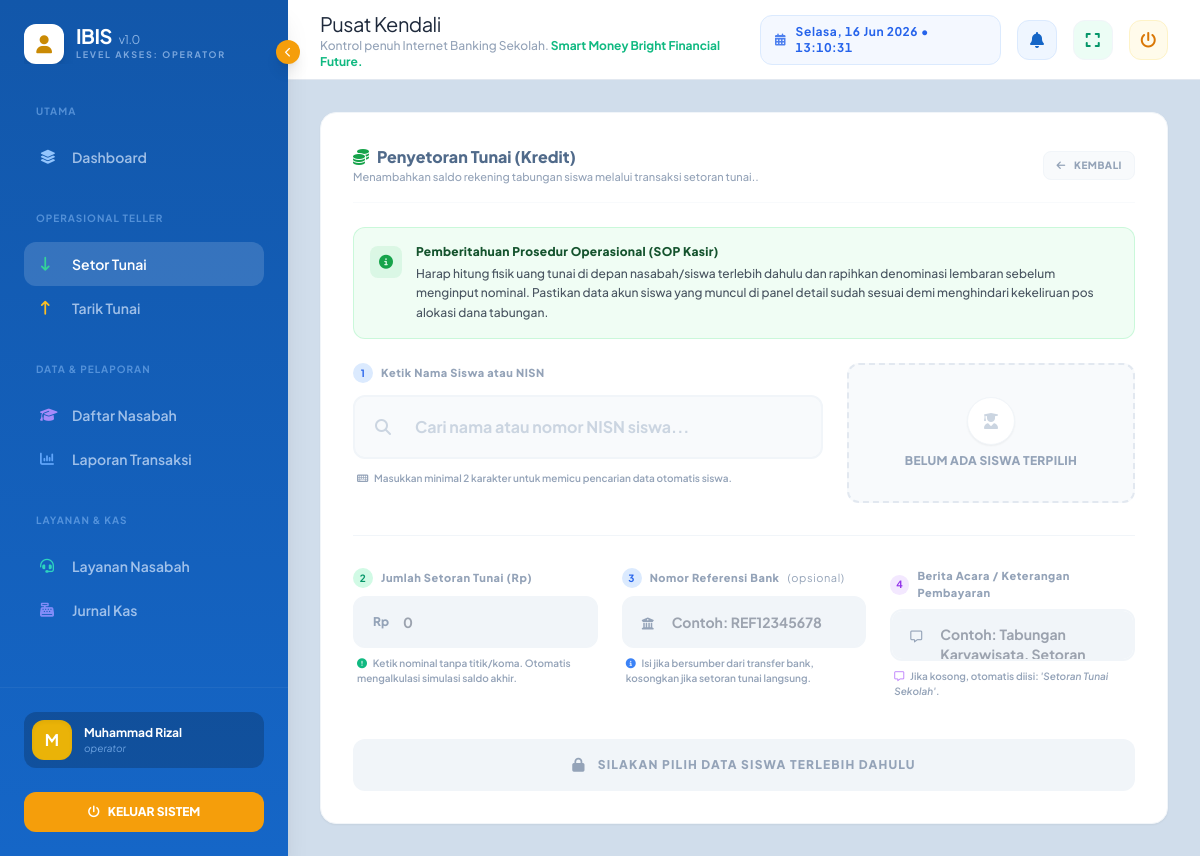
/main.php?page=setor-tunai (signed in), run on the app's committed database.
### tables this page shows
CREATE TABLE `tbl_pengaturan` (
  `id_pengaturan` int NOT NULL AUTO_INCREMENT,
  `nama_aplikasi` varchar(100) NOT NULL DEFAULT 'IBIS',
  `subjudul` varchar(150) DEFAULT 'Internet Banking Sekolah',
  `tagline_1` varchar(150) DEFAULT 'Cerdas Finansial,',
  `tagline_2` varchar(150) DEFAULT 'Hebat di Masa Depan.',
  `versi_aplikasi` varchar(20) DEFAULT '3.0',
  `developed_by` varchar(150) NOT NULL DEFAULT 'Pustik SMK PGRI 4 Bandar Lampung',
  `nama_sekolah` varchar(100) DEFAULT NULL,
  `alamat_sekolah` text,
  `telp_sekolah` varchar(20) DEFAULT NULL,
  `whatsapp_admin` varchar(20) DEFAULT NULL,
  `email_sekolah` varchar(100) DEFAULT NULL,
  `logo_sekolah` varchar(255) DEFAULT NULL,
  `nama_kepala_sekolah` varchar(100) DEFAULT NULL,
  `nip_kepala_sekolah` varchar(50) DEFAULT NULL,
  `minimal_penarikan` decimal(15,2) DEFAULT '10000.00',
  `minimal_saldo_mengendap` decimal(15,2) DEFAULT '15000.00',
  `biaya_admin_default` decimal(15,2) DEFAULT '2500.00',
  `biaya_transfer_default` decimal(15,2) DEFAULT '1500.00',
  `format_nomor_transaksi` varchar(50) DEFAULT 'TRX/[YYYY]/[MM]/[ID]',
  `jam_operasional` varchar(100) DEFAULT 'Senin - Jumat, 07:30 - 15:00 WIB',
  `limit_transfer_harian` decimal(15,2) DEFAULT '50000.00',
  PRIMARY KEY (`id_pengaturan`)
);

### main.php (the view, shortened to what this page needs)
<?php
require_once 'auth/database.php';
$role = $_SESSION['role'];
$page = isset($_GET['page']) ? preg_replace('/[^a-zA-Z0-9-]/', '', $_GET['page']) : 'main';
$nama = $_SESSION['nama'] ?? 'Pengguna';
$page_titles = [
    'main' => 'Dashboard'
];
$app_config = [
    'nama_aplikasi'                => 'IBIS',
    'subjudul'                     => 'Internet Banking Sekolah',
    'tagline_1'                    => 'Cerdas Finansial,',
    'tagline_2'                    => 'Hebat di Masa Depan.',
    'versi_aplikasi'               => '3.0',
    'developed_by'                 => 'PTIK SMK PGRI 4 Bandar Lampung',
    'nama_sekolah'                 => 'SMK PGRI 4 Bandar Lampung',
    'minimal_penarikan'            => 10000.00,
    'minimal_saldo_mengendap'      => 15000.00,
    'biaya_admin_default'          => 2500.00,
    'biaya_transfer_default'       => 1500.00,
    'format_nomor_transaksi'       => 'TRX/[YYYY]/[MM]/[ID]',
    'jam_operasional'              => 'Senin - Jumat, 07:30 - 15:00 WIB',
    'limit_transfer_harian'        => 50000.00,
    'logo_sekolah'                 => null
];
try {
    $stmt_config = $pdo->query("SELECT * FROM tbl_pengaturan LIMIT 1");
    $db_config = $stmt_config->fetch(PDO::FETCH_ASSOC);
    if ($db_config) {
        $app_config = array_merge($app_config, $db_config);
    }
} catch (PDOException $e) {
    error_log("Gagal memuat pengaturan aplikasi.");
}
include 'views/layout/header.php';
?>
<div class="flex h-screen overflow-hidden">
    <aside id="sidebar" class="no-print w-72 sidebar-gradient text-slate-300 flex flex-col shrink-0 shadow-xl relative">
        <button onclick="toggleSidebar()"
            class="hidden lg:flex absolute -right-3 top-10 bg-amber-500 text-white w-6 h-6 rounded-full items-center justify-center shadow-lg transition-all z-20">
            <i id="toggle-icon" class="fas fa-chevron-left text-[10px]"></i>
        </button>
        <div class="p-6 flex-1 overflow-y-auto custom-scrollbar">
            <div class="header-container flex items-center gap-3 mb-10 overflow-hidden transition-all">
                <div class="w-10 h-10 bg-white rounded-xl flex items-center justify-center shadow-lg shrink-0">
                    <i class="fas fa-user text-yellow-600 text-lg"></i>
                </div>
                <div class="sidebar-header-text whitespace-nowrap">
                    <h1 class="text-xl font-800 tracking-tight leading-none text-white">
                        <?php
                        $nama_app = (!empty($app_config['nama_aplikasi'])) ? trim($app_config['nama_aplikasi']) : 'IBIS';
                        $versi_app = (!empty($app_config['versi_aplikasi'])) ? trim($app_config['versi_aplikasi']) : '3.0';
                        ?>
                        <b><?= htmlspecialchars($nama_app) ?></b>
                        <span class="text-xs font-normal text-blue-200/70 ml-1">
                            v<?= htmlspecialchars($versi_app) ?>
                        </span>
                    </h1>
                    <p class="text-[9px] font-bold uppercase tracking-[0.2em] text-blue-200/60">
                        Level Akses: <?= htmlspecialchars($role) ?>
                    </p>
                </div>
            </div>
            <?php include_once 'views/layout/sidebar.php'; ?>
        </div>
        <div class="mt-auto p-6 border-t border-white/5">
            <div class="user-card-container flex items-center gap-3 mb-6 p-2 bg-black/20 rounded-xl overflow-hidden transition-all">
                <?php
                $avatar_bg = 'bg-blue-500/20 text-blue-400 border-blue-500/30';
                ?>
                <div class="w-10 h-10 rounded-xl bg-yellow-500 <?= $avatar_bg ?> shrink-0 flex items-center justify-center font-bold text-white shadow-inner">
                    <?= strtoupper(substr($nama, 0, 1)) ?>
                </div>
                <div class="user-info-text truncate">
                    <p class="text-xs font-bold text-white truncate"><?= htmlspecialchars($nama) ?></p>
                    <p class="text-[10px] text-blue-300/70 italic"><?= htmlspecialchars($role) ?></p>
                </div>
            </div>
            <a href="auth/auth-logout.php" onclick="return confirm('Apakah Anda yakin ingin keluar dari sistem?');"
                class="nav-item w-full flex items-center justify-center gap-2 py-3 rounded-xl text-xs font-extrabold bg-amber-500 text-white hover:opacity-95 transition-all">
                <i class="fas fa-power-off"></i> <span class="logout-text">KELUAR SISTEM</span>
            </a>
        </div>
    </aside>
    <main class="flex-1 flex flex-col min-w-0 overflow-hidden">
        <header class="h-20 bg-white border-b border-slate-200 flex items-center justify-between px-8 shrink-0">
            <div class="flex items-center gap-4">
                <div>
                    <h2 id="section-title" class="text-xl font-800 text-slate-800 capitalize tracking-tight">
                        <?= $page_titles[$page] ?? 'Pusat Kendali' ?>
                    </h2>
                    <p class="text-[10px] lg:text-xs text-slate-400 font-medium">
                        Kontrol penuh <?= htmlspecialchars($app_config['subjudul']) ?>.
                        <b class="text-emerald-500">
                            <?= htmlspecialchars($app_config['tagline_1']) ?> <?= htmlspecialchars($app_config['tagline_2']) ?>
                        </b>
                    </p>
                </div>
            </div>
            <div class="flex items-center gap-3 lg:gap-4">
                <div class="hidden md:flex items-center gap-2.5 px-3.5 py-2 bg-blue-50/70 border border-blue-100 text-blue-600 rounded-xl select-none">
                    <i class="fas fa-calendar-alt text-xs opacity-80"></i>
                    <span id="current-date-time" class="text-xs font-bold normal-case tracking-wider tabular-nums">Memuat Waktu...</span>
                </div>
                <div class="relative inline-block text-left">
                    <button id="btn-notif" type="button" aria-label="Lihat Notifikasi" class="w-10 h-10 bg-blue-50 border border-blue-100 rounded-xl flex items-center justify-center text-blue-500 cursor-pointer hover:bg-blue-100 focus:outline-none transition-all">
                        <i class="fas fa-bell text-[#1566c7]"></i>
                    </button>
                </div>
                <button id="btn-fullscreen" type="button" aria-label="Layar Penuh" class="w-10 h-10 bg-emerald-50 border border-slate-100 rounded-xl flex items-center justify-center text-emerald-600 cursor-pointer hover:bg-slate-100 focus:outline-none transition-all">
                    <i id="fullscreen-icon" class="fas fa-expand text-emerald-600"></i>
                </button>
                <a href="auth/auth-logout.php" onclick="return confirm('Apakah Anda yakin ingin keluar dari sistem?');"
                    aria-label="Keluar Sistem" class="w-10 h-10 bg-amber-50 border border-amber-100 rounded-xl flex items-center justify-center text-amber-500 cursor-pointer hover:bg-amber-100 focus:outline-none transition-all">
                    <i class="fas fa-power-off text-amber-600"></i>
                </a>
            </div>
        </header>
        <div class="flex-1 overflow-y-auto p-8 custom-scrollbar bg-[#d0ddeb]">
            <?php
            if (isset($routes[$role][$page])) {
                $file_to_include = $routes[$role][$page];
                if (file_exists($file_to_include)) {
                    include $file_to_include;
                } else {
                    include 'views/errors/404.html';
                }
            } else {
                include 'views/errors/403.html';
            }
            ?>
        </div>
    </main>
</div>
<?php include 'views/layout/footer.php'; ?>

### views/layout/header.php (style rules this page uses)
body { font-family: 'Plus Jakarta Sans', sans-serif; background-color: #f8fafc; }
#sidebar { transition: width 0.3s cubic-bezier(0.4, 0, 0.2, 1); }
.sidebar-gradient { background: linear-gradient(180deg, #1257aa 0%, #1566c7 100%); }

### data on the page
tbl_pengaturan: nama_aplikasi "IBIS", versi_aplikasi "1.0", subjudul "Internet Banking Sekolah", tagline_1 "Smart Money", tagline_2 "Bright Financial Future."

### other printed values
$role "OPERATOR"
$safe_title "UTAMA OPERASIONAL TELLER DATA & PELAPORAN LAYANAN & KAS"
$safe_text "Dashboard Setor Tunai Tarik Tunai Daftar Nasabah Laporan Transaksi Layanan Nasabah Jurnal Kas"
substr($nama, 0, 1) "M"
$nama "Muhammad Rizal"
$role "operator"
$page_titles[$page] "Pusat Kendali"
